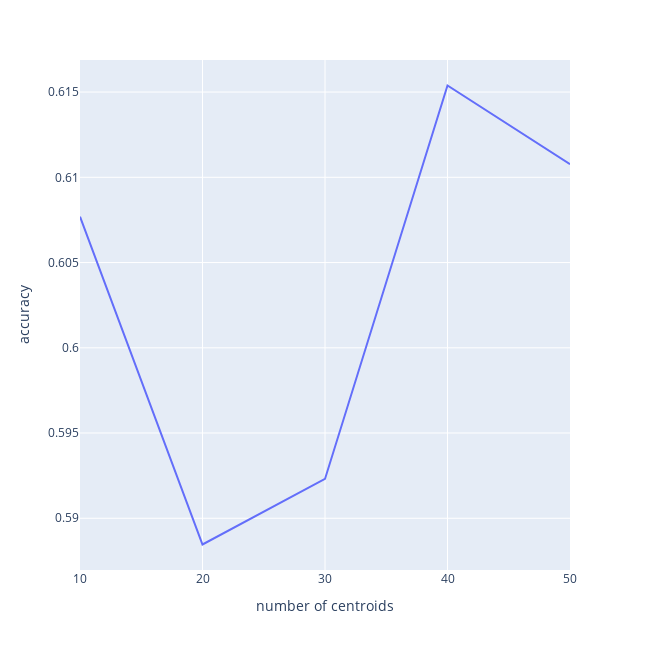

Notebook cell for this chart:
### Markdown cell above
Visualize the accuracy vs. number of specified centroid results

### Code cell
fig = px.line(x=num_centers, y=acc, width=650, height=650)
fig.update_layout(xaxis_title="number of centroids", yaxis_title="accuracy")
iplot(fig)

### Figure 1 — Plotly figure (JSON) as saved in the notebook; plotly's stock layout.template omitted (floating-point values rounded to 4 significant figures)
{"data": [{"hovertemplate": "x=%{x}<br>y=%{y}<extra></extra>", "legendgroup": "", "line": {"color": "#636efa", "dash": "solid"}, "marker": {"symbol": "circle"}, "mode": "lines", "name": "", "orientation": "v", "showlegend": false, "type": "scatter", "x": [10, 20, 30, 40, 50], "xaxis": "x", "y": [0.6077, 0.5885, 0.5923, 0.6154, 0.6108], "yaxis": "y"}], "layout": {"height": 650, "legend": {"tracegroupgap": 0}, "margin": {"t": 60}, "width": 650, "xaxis": {"anchor": "y", "domain": [0, 1], "title": {"text": "number of centroids"}}, "yaxis": {"anchor": "x", "domain": [0, 1], "title": {"text": "accuracy"}}}}
